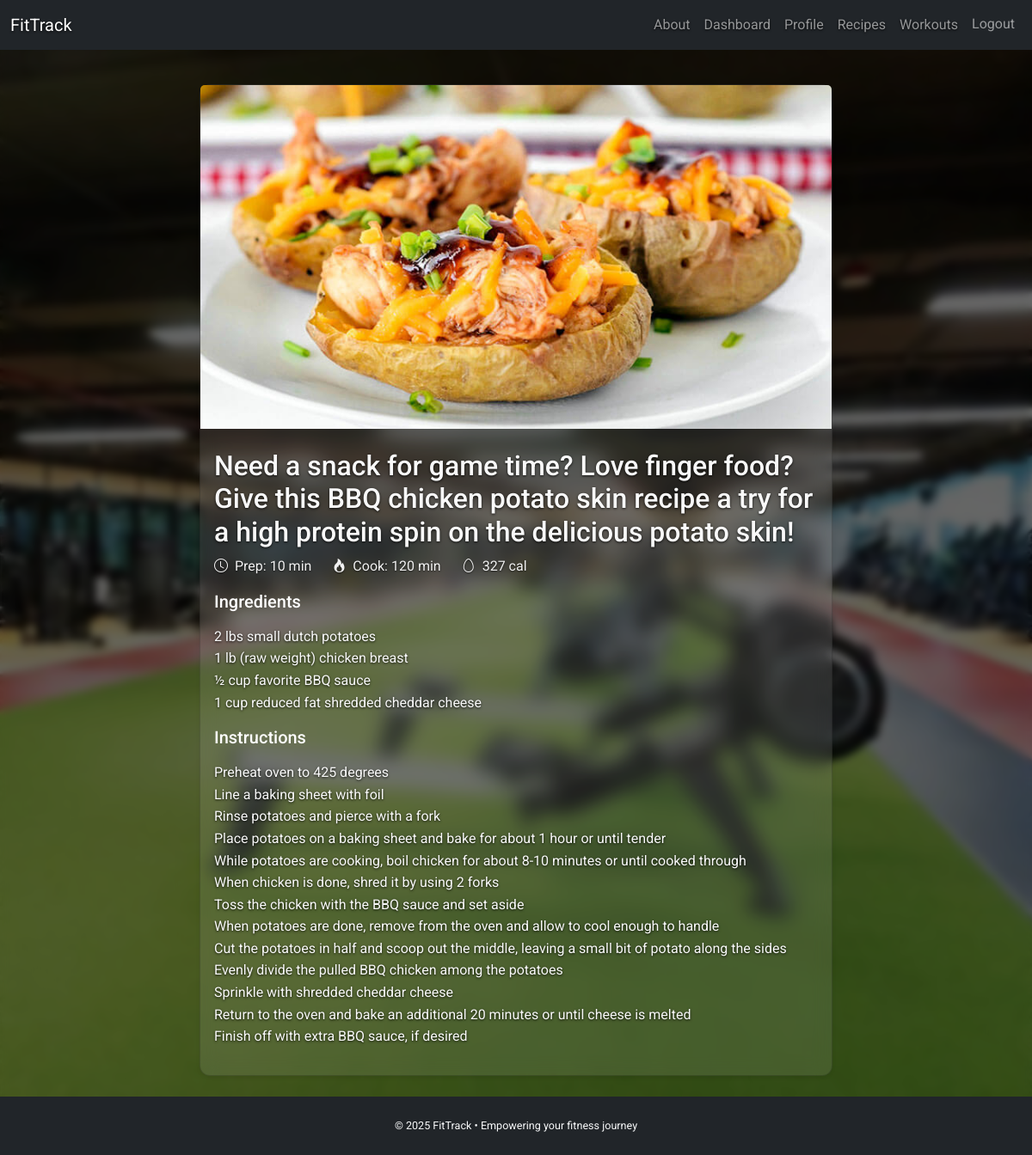
Page /recipes/13/ (signed in) on the committed database.
### common/models.py (models this page shows, shortened)
class Recipe(models.Model):
    title = models.CharField(max_length=100)
    image_url = models.ImageField(upload_to='recipes/', blank=True, null=True)
    description = models.TextField(blank=True)
    prep_time = models.PositiveIntegerField(validators=[MaxValueValidator(120)], default=10)
    cook_time = models.PositiveIntegerField(validators=[MaxValueValidator(120)], default=20)
    ingredients = models.TextField()
    calories = models.PositiveIntegerField()
    cooking_instructions = models.TextField()

### common/views.py (the view)
# urls.py: path('<int:pk>/', views.RecipeDetailView.as_view(), name='recipe_detail'),
class RecipeDetailView(LoginRequiredMixin, DetailView):
    model = Recipe
    template_name = 'common/recipe_detail.html'

### templates/common/recipe_detail.html (shortened to what this page needs)
{% extends 'common/base.html' %}
{% load static %}
{% block content %}
<div class="row justify-content-center">
  <div class="col-md-10 col-lg-8">
    <div class="card mb-4 shadow-sm">
      {% if object.image_url %}
        <img
          src="{{ object.image_url.url }}"
          class="card-img-top img-fluid"
          alt="{{ object.title }}"
          style="object-fit: cover; max-height: 400px;"
        >
      {% endif %}
      <div class="card-body">
        <h2 class="card-description">{{ object.description }}</h2>
        <div class="d-flex flex-wrap text-muted mb-3">
          <div class="me-4">
            <i class="bi bi-clock me-1"></i> Prep: {{ object.prep_time }} min
          </div>
          <div class="me-4">
            <i class="bi bi-fire me-1"></i> Cook: {{ object.cook_time }} min
          </div>
          {% if object.calories %}
            <div>
              <i class="bi bi-egg me-1"></i> {{ object.calories }} cal
            </div>
          {% endif %}
        </div>
        <h5>Ingredients</h5>
        <p class="card-text">{{ object.ingredients|linebreaks }}</p>
        <h5>Instructions</h5>
        <p class="card-text">{{ object.cooking_instructions|linebreaks }}</p>
      </div>
    </div>
  </div>
</div>
{% endblock %}

### static/css/styles.css (style rules this page uses)
body { font-family: 'Roboto', sans-serif; background: url('../images/gym.jpg') no-repeat center center fixed; background-size: cover; color: #f1f1f1; position: relative; line-height: 1.6; }
body::before { content: ""; position: fixed; top: 0; left: 0; width: 100%; height: 100%; background-color: rgba(0, 0, 0, 0.6); backdrop-filter: blur(5px); z-index: -1; }
h1, h2, h3, h4, p, label, a, small { color: #f9f9f9; text-shadow: 0 1px 3px rgba(0, 0, 0, 0.8); }
.card, .frosted-card { background: rgba(255, 255, 255, 0.1); backdrop-filter: blur(10px); -webkit-backdrop-filter: blur(10px); color: #fff; border-radius: 12px; box-shadow: 0 4px 16px rgba(0, 0, 0, 0.4); }
.text-muted, small, .list-group-item small { color: #f1f1f1 !important; text-shadow: 0 1px 2px rgba(0, 0, 0, 0.6); }

### rows in the picture
Recipe: image_url (picture), description "Need a snack for game time? Love finger food? Give this BBQ chicken potato skin recipe a try for a high protein spin on the delicious potato skin!", prep_time "10", cook_time "120", calories "327", ingredients "2 lbs small dutch potatoes 1 lb (raw weight) chicken breast ½ cup favorite BBQ sauce 1 cup reduced fat shredded cheddar cheese", cooking_instructions "Preheat oven to 425 degrees Line a baking sheet with foil Rinse potatoes and pierce with a fork Place potatoes on a baking sheet and bake for about 1 hour or until tender While potatoes are cooking, boil chicken for about 8-10 minutes or until cooked through When chicken is done, shred it by using 2 forks Toss the chicken with the BBQ sauce and set aside When potatoes are done, remove from the oven and allow to cool enough to handle Cut the potatoes in half and scoop out the middle, leaving a small bit of potato along the sides Evenly divide the pulled BBQ chicken among the potatoes Sprinkle with shredded cheddar cheese Return to the oven and bake an additional 20 minutes or until cheese is…"
